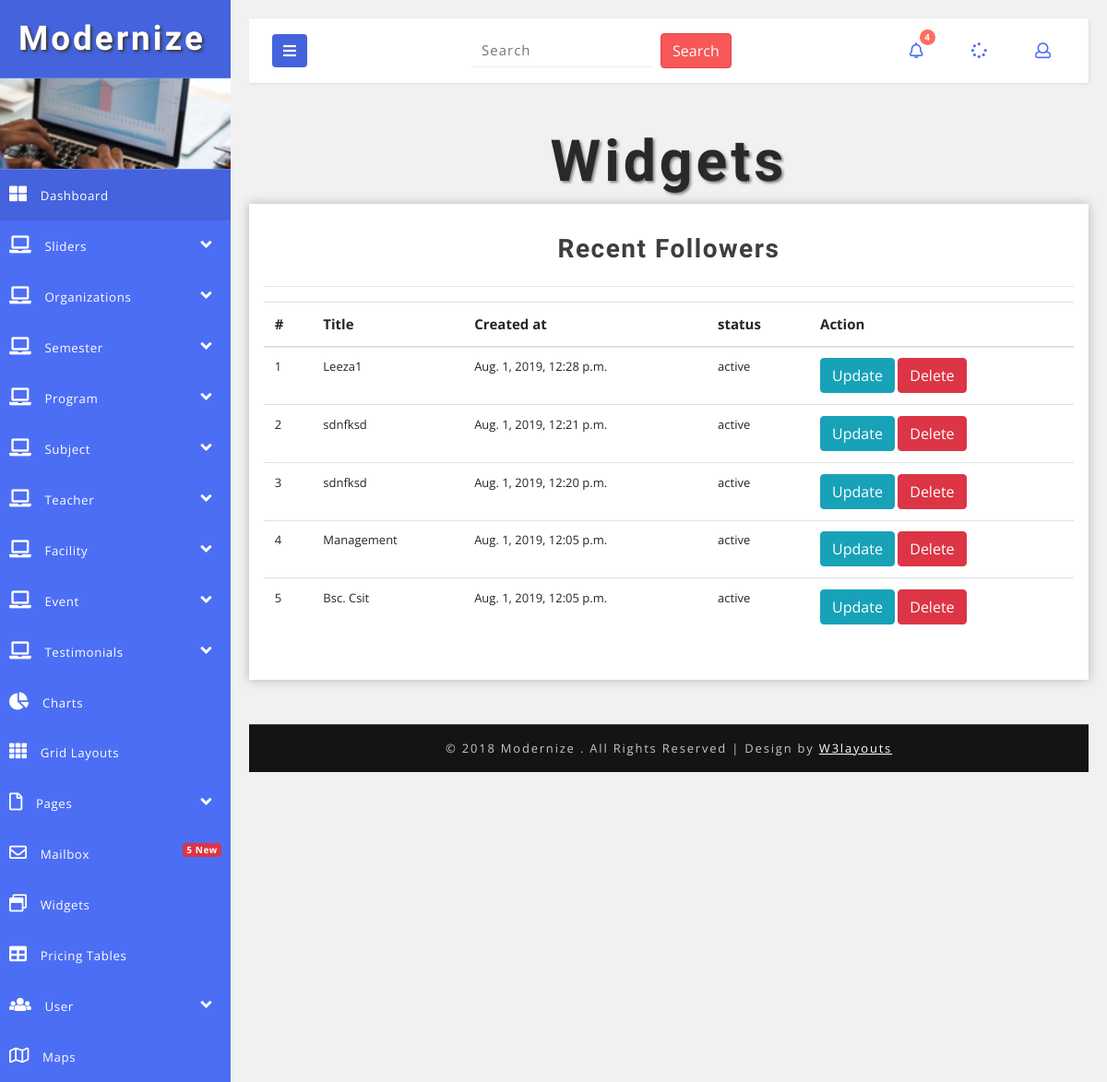
The page /clz-admin/slider/list/ (signed in) on the database its author committed.
### eduapp/models.py (models this page shows, shortened)
class TimeStamp(models.Model):
    created_at = models.DateTimeField(auto_now_add=True)
    updated_at = models.DateTimeField(auto_now=True)
    active = models.BooleanField(default=True)
    class Meta:
        abstract = True

class Slider(TimeStamp):
    title = models.CharField(max_length=100)
    content = models.TextField()
    image = models.ImageField(upload_to="slider")

### eduapp/views.py (the view)
class AdminSliderListView(AdminRequiredMixin, ListView):
    template_name = "admintemplates/adminsliderlist.html"
    queryset = Slider.objects.all().order_by("-id")
    context_object_name = "sliderlist"

### eduapp/views.py (called while the page is built)
    def dispatch(self, request, *args, **kwargs):
        if not request.user.is_authenticated:
            return redirect("/login/")
        return super().dispatch(request, *args, **kwargs)

    def get_context_data(self, **kwargs):
        context = super().get_context_data(**kwargs)
        context['org'] = Organization.objects.first()
        return context

### templates/admintemplates/adminsliderlist.html
{% extends "admintemplates/base.html" %}
{% load static %}
{% block content %}
<h2 class="main-title-w3layouts mb-2 text-center">Widgets</h2>
<div class="container-fluid">
    <div class="row">
        <div class="outer-w3-agile col-xl">
            <div class="work-progres">
                <h4 class="tittle-w3-agileits mb-4">Recent Followers</h4>
                <hr>
                <div class="table-responsive">
                    <table class="table table-hover">
                        <thead>
                            <tr>
                                <th>#</th>
                                <th>Title</th>
                                <th>Created at</th>
                                <th>status</th>
                                <th>Action</th>
                            </tr>
                        </thead>
                        <tbody>
                            {% for slider in sliderlist %}
                            <tr>
                                <td>{{forloop.counter}}</td>
                                <td>{{slider.title}}</td>
                                <td>{{slider.created_at}}</td>
                                <td>{% if slider.active %}active{% else %}inactive{% endif %}</td>
                                <td><a class="btn btn-info" href="{% url 'eduapp:adminsliderupdate' slider.pk %}">Update</a>
                                    <a class="btn btn-danger" href="{% url 'eduapp:adminsliderdelete' slider.pk %}">Delete</a>
                                </td>
                            </tr>
                            {% endfor %}
                        </tbody>
                    </table>
                </div>
            </div>
        </div>
    </div>
</div>
{% endblock %}

### static/adminstatic/css/style.css (style rules this page uses)
html, body { margin: 0; font-size: 100%; font-family: 'Open Sans', sans-serif; background: #fff; }
h1, h2, h3, h4, h5, h6 { margin: 0; font-family: 'Poiret One', cursive; font-weight: 700; }
.outer-w3-agile { padding: 2em 1em; -webkit-box-shadow: 0px 0px 11px 0px rgba(0, 0, 0, 0.25); -moz-box-shadow: 0px 0px 11px 0px rgba(0, 0, 0, 0.25); box-shadow: 0px 0px 11px 0px rgba(0, 0, 0, 0.25); background: #fff; }
h2.main-title-w3layouts { font-size: 3.9em; letter-spacing: 4px; color: #292929; text-shadow: 2px 2px 3px #838386; text-transform: capitalize; }
h4.tittle-w3-agileits { font-size: 2em; letter-spacing: 1.5px; font-weight: 600; color: #3e3e3e; text-align: center; }
.table th, .table td { padding: 0.74rem; vertical-align: top; border-top: 1px solid #dee2e6; font-size: 13px; }
.table th { color: #252525; font-size: 15px; }
.table-responsive { display: block; width: 100%; overflow-x: auto; }
@media (max-width:1280px) { h4.tittle-w3-agileits { font-size: 1.75em; } }

### static/adminstatic/css/style4.css (style rules this page uses)
body { font-family: 'Open Sans', sans-serif; background: #f1f1f1; }

### rows shown on the page
Slider: title "Leeza1", created_at "Aug. 1, 2019, 12:28 p.m.", active "active"
Slider: title "sdnfksd", created_at "Aug. 1, 2019, 12:21 p.m.", active "active"
Slider: title "sdnfksd", created_at "Aug. 1, 2019, 12:20 p.m.", active "active"
Slider: title "Management", created_at "Aug. 1, 2019, 12:05 p.m.", active "active"
Slider: title "Bsc. Csit", created_at "Aug. 1, 2019, 12:05 p.m.", active "active"
